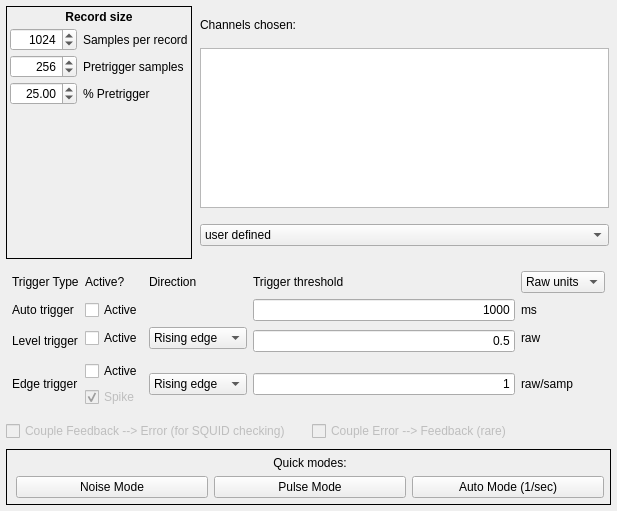
<?xml version="1.0" encoding="UTF-8"?>
<ui version="4.0">
 <class>triggerConfigTab</class>
 <widget class="QWidget" name="triggerConfigTab">
  <property name="geometry">
   <rect>
    <x>0</x>
    <y>0</y>
    <width>617</width>
    <height>511</height>
   </rect>
  </property>
  <property name="sizePolicy">
   <sizepolicy hsizetype="MinimumExpanding" vsizetype="MinimumExpanding">
    <horstretch>0</horstretch>
    <verstretch>0</verstretch>
   </sizepolicy>
  </property>
  <property name="windowTitle">
   <string>Form</string>
  </property>
  <property name="toolTip">
   <string>Units for the trigger thresholds</string>
  </property>
  <layout class="QVBoxLayout" name="verticalLayout">
   <property name="leftMargin">
    <number>6</number>
   </property>
   <property name="topMargin">
    <number>6</number>
   </property>
   <property name="rightMargin">
    <number>6</number>
   </property>
   <property name="bottomMargin">
    <number>6</number>
   </property>
   <item>
    <layout class="QHBoxLayout" name="horizontalLayout">
     <item>
      <widget class="QFrame" name="recordSizeFrame">
       <property name="frameShape">
        <enum>QFrame::Panel</enum>
       </property>
       <layout class="QGridLayout" name="recordDetailLayout">
        <property name="leftMargin">
         <number>3</number>
        </property>
        <property name="topMargin">
         <number>3</number>
        </property>
        <property name="rightMargin">
         <number>3</number>
        </property>
        <property name="bottomMargin">
         <number>3</number>
        </property>
        <property name="horizontalSpacing">
         <number>6</number>
        </property>
        <property name="verticalSpacing">
         <number>4</number>
        </property>
        <item row="2" column="1">
         <widget class="QLabel" name="pretrigLengthLabel">
          <property name="text">
           <string>Pretrigger samples</string>
          </property>
         </widget>
        </item>
        <item row="2" column="0">
         <widget class="QSpinBox" name="pretrigLengthSpinBox">
          <property name="alignment">
           <set>Qt::AlignRight|Qt::AlignTrailing|Qt::AlignVCenter</set>
          </property>
          <property name="keyboardTracking">
           <bool>false</bool>
          </property>
          <property name="minimum">
           <number>3</number>
          </property>
          <property name="maximum">
           <number>65536</number>
          </property>
          <property name="value">
           <number>256</number>
          </property>
         </widget>
        </item>
        <item row="3" column="1">
         <widget class="QLabel" name="pretrigPercentLabel">
          <property name="text">
           <string>% Pretrigger</string>
          </property>
         </widget>
        </item>
        <item row="1" column="1">
         <widget class="QLabel" name="recordLengthLabel">
          <property name="text">
           <string>Samples per record</string>
          </property>
         </widget>
        </item>
        <item row="4" column="0">
         <spacer name="verticalSpacer">
          <property name="orientation">
           <enum>Qt::Vertical</enum>
          </property>
          <property name="sizeHint" stdset="0">
           <size>
            <width>20</width>
            <height>40</height>
           </size>
          </property>
         </spacer>
        </item>
        <item row="1" column="0">
         <widget class="QSpinBox" name="recordLengthSpinBox">
          <property name="toolTip">
           <string>Samples in a record (from 4 to 2^21)</string>
          </property>
          <property name="alignment">
           <set>Qt::AlignRight|Qt::AlignTrailing|Qt::AlignVCenter</set>
          </property>
          <property name="keyboardTracking">
           <bool>false</bool>
          </property>
          <property name="minimum">
           <number>4</number>
          </property>
          <property name="maximum">
           <number>2097172</number>
          </property>
          <property name="value">
           <number>1024</number>
          </property>
         </widget>
        </item>
        <item row="3" column="0">
         <widget class="QDoubleSpinBox" name="pretrigPercentSpinBox">
          <property name="alignment">
           <set>Qt::AlignRight|Qt::AlignTrailing|Qt::AlignVCenter</set>
          </property>
          <property name="keyboardTracking">
           <bool>false</bool>
          </property>
          <property name="maximum">
           <double>100.000000000000000</double>
          </property>
          <property name="value">
           <double>25.000000000000000</double>
          </property>
         </widget>
        </item>
        <item row="0" column="0" colspan="2">
         <widget class="QLabel" name="label_19">
          <property name="font">
           <font>
            <weight>75</weight>
            <bold>true</bold>
           </font>
          </property>
          <property name="text">
           <string>Record size</string>
          </property>
          <property name="alignment">
           <set>Qt::AlignCenter</set>
          </property>
         </widget>
        </item>
       </layout>
      </widget>
     </item>
     <item>
      <layout class="QVBoxLayout" name="channelsChosenLayout">
       <property name="leftMargin">
        <number>2</number>
       </property>
       <property name="topMargin">
        <number>2</number>
       </property>
       <property name="rightMargin">
        <number>2</number>
       </property>
       <property name="bottomMargin">
        <number>2</number>
       </property>
       <item>
        <widget class="QLabel" name="channelsChosenLabel">
         <property name="sizePolicy">
          <sizepolicy hsizetype="Preferred" vsizetype="Fixed">
           <horstretch>0</horstretch>
           <verstretch>0</verstretch>
          </sizepolicy>
         </property>
         <property name="text">
          <string>Channels chosen:</string>
         </property>
        </widget>
       </item>
       <item>
        <widget class="QPlainTextEdit" name="channelsChosenEdit">
         <property name="sizePolicy">
          <sizepolicy hsizetype="MinimumExpanding" vsizetype="MinimumExpanding">
           <horstretch>0</horstretch>
           <verstretch>0</verstretch>
          </sizepolicy>
         </property>
         <property name="minimumSize">
          <size>
           <width>160</width>
           <height>20</height>
          </size>
         </property>
         <property name="maximumSize">
          <size>
           <width>16777215</width>
           <height>160</height>
          </size>
         </property>
         <property name="sizeIncrement">
          <size>
           <width>0</width>
           <height>0</height>
          </size>
         </property>
         <property name="baseSize">
          <size>
           <width>160</width>
           <height>40</height>
          </size>
         </property>
         <property name="tabChangesFocus">
          <bool>true</bool>
         </property>
        </widget>
       </item>
       <item>
        <widget class="QComboBox" name="channelChooserBox">
         <property name="toolTip">
          <string>Fill the channel list (above) with standard groupings</string>
         </property>
         <property name="currentIndex">
          <number>0</number>
         </property>
         <item>
          <property name="text">
           <string>user defined</string>
          </property>
         </item>
         <item>
          <property name="text">
           <string>All channels</string>
          </property>
         </item>
         <item>
          <property name="text">
           <string>FB channels</string>
          </property>
         </item>
         <item>
          <property name="text">
           <string>Err channels</string>
          </property>
         </item>
        </widget>
       </item>
      </layout>
     </item>
    </layout>
   </item>
   <item>
    <widget class="QFrame" name="triggerDetailsGroup">
     <property name="enabled">
      <bool>true</bool>
     </property>
     <property name="frameShape">
      <enum>QFrame::NoFrame</enum>
     </property>
     <layout class="QGridLayout" name="gridLayout">
      <property name="leftMargin">
       <number>6</number>
      </property>
      <property name="topMargin">
       <number>6</number>
      </property>
      <property name="rightMargin">
       <number>6</number>
      </property>
      <property name="bottomMargin">
       <number>6</number>
      </property>
      <property name="verticalSpacing">
       <number>6</number>
      </property>
      <item row="5" column="0" rowspan="2">
       <widget class="QLabel" name="edgeTrigLabel">
        <property name="text">
         <string>Edge trigger</string>
        </property>
        <property name="alignment">
         <set>Qt::AlignLeading|Qt::AlignLeft|Qt::AlignVCenter</set>
        </property>
        <property name="wordWrap">
         <bool>true</bool>
        </property>
        <property name="margin">
         <number>2</number>
        </property>
       </widget>
      </item>
      <item row="5" column="4" rowspan="2">
       <widget class="QLabel" name="edgeUnitsLabel">
        <property name="text">
         <string>raw/samp</string>
        </property>
       </widget>
      </item>
      <item row="5" column="3" rowspan="2">
       <widget class="QLineEdit" name="edgeEdit">
        <property name="sizePolicy">
         <sizepolicy hsizetype="MinimumExpanding" vsizetype="Fixed">
          <horstretch>0</horstretch>
          <verstretch>0</verstretch>
         </sizepolicy>
        </property>
        <property name="minimumSize">
         <size>
          <width>10</width>
          <height>0</height>
         </size>
        </property>
        <property name="baseSize">
         <size>
          <width>100</width>
          <height>0</height>
         </size>
        </property>
        <property name="toolTip">
         <string>Slope threshhold, in Volts/ms.</string>
        </property>
        <property name="text">
         <string>1</string>
        </property>
        <property name="alignment">
         <set>Qt::AlignRight|Qt::AlignTrailing|Qt::AlignVCenter</set>
        </property>
       </widget>
      </item>
      <item row="1" column="3">
       <widget class="QLineEdit" name="autoTimeEdit">
        <property name="sizePolicy">
         <sizepolicy hsizetype="MinimumExpanding" vsizetype="Fixed">
          <horstretch>0</horstretch>
          <verstretch>0</verstretch>
         </sizepolicy>
        </property>
        <property name="minimumSize">
         <size>
          <width>10</width>
          <height>0</height>
         </size>
        </property>
        <property name="baseSize">
         <size>
          <width>100</width>
          <height>0</height>
         </size>
        </property>
        <property name="toolTip">
         <string>Time between auto triggers (ms)</string>
        </property>
        <property name="text">
         <string>1000</string>
        </property>
        <property name="alignment">
         <set>Qt::AlignRight|Qt::AlignTrailing|Qt::AlignVCenter</set>
        </property>
       </widget>
      </item>
      <item row="1" column="0">
       <widget class="QLabel" name="autoTrigLabel">
        <property name="text">
         <string>Auto trigger</string>
        </property>
        <property name="margin">
         <number>2</number>
        </property>
       </widget>
      </item>
      <item row="6" column="1">
       <widget class="QCheckBox" name="spikeReject">
        <property name="enabled">
         <bool>false</bool>
        </property>
        <property name="toolTip">
         <string>Whether to use the spike-rejection test in the edge trigger algorithm</string>
        </property>
        <property name="text">
         <string>Spike</string>
        </property>
        <property name="checked">
         <bool>true</bool>
        </property>
       </widget>
      </item>
      <item row="2" column="2">
       <widget class="QComboBox" name="levelRiseFallBoth">
        <item>
         <property name="text">
          <string>Rising edge</string>
         </property>
        </item>
        <item>
         <property name="text">
          <string>Falling edge</string>
         </property>
        </item>
        <item>
         <property name="text">
          <string>Either</string>
         </property>
        </item>
       </widget>
      </item>
      <item row="2" column="3" rowspan="2">
       <widget class="QLineEdit" name="levelEdit">
        <property name="sizePolicy">
         <sizepolicy hsizetype="MinimumExpanding" vsizetype="Fixed">
          <horstretch>0</horstretch>
          <verstretch>0</verstretch>
         </sizepolicy>
        </property>
        <property name="minimumSize">
         <size>
          <width>10</width>
          <height>0</height>
         </size>
        </property>
        <property name="baseSize">
         <size>
          <width>100</width>
          <height>0</height>
         </size>
        </property>
        <property name="toolTip">
         <string>Raw or voltage level for the level trigger</string>
        </property>
        <property name="text">
         <string>0.5</string>
        </property>
        <property name="alignment">
         <set>Qt::AlignRight|Qt::AlignTrailing|Qt::AlignVCenter</set>
        </property>
       </widget>
      </item>
      <item row="1" column="4">
       <widget class="QLabel" name="autoUnitsLabel">
        <property name="text">
         <string>ms</string>
        </property>
       </widget>
      </item>
      <item row="2" column="1">
       <widget class="QCheckBox" name="levelTrigActive">
        <property name="toolTip">
         <string>Turn on level trigger for selected channels</string>
        </property>
        <property name="text">
         <string>Active</string>
        </property>
       </widget>
      </item>
      <item row="5" column="2" rowspan="2">
       <widget class="QComboBox" name="edgeRiseFallBoth">
        <property name="toolTip">
         <string>Trigger these channels on rising edges, falling edges, or both</string>
        </property>
        <item>
         <property name="text">
          <string>Rising edge</string>
         </property>
        </item>
        <item>
         <property name="text">
          <string>Falling edge</string>
         </property>
        </item>
        <item>
         <property name="text">
          <string>Either</string>
         </property>
        </item>
        <item>
         <property name="text">
          <string/>
         </property>
        </item>
       </widget>
      </item>
      <item row="5" column="1">
       <widget class="QCheckBox" name="edgeTrigActive">
        <property name="toolTip">
         <string>Turn on edge trigger for selected channels</string>
        </property>
        <property name="text">
         <string>Active</string>
        </property>
       </widget>
      </item>
      <item row="2" column="0" rowspan="2">
       <widget class="QLabel" name="levelTrigLabel">
        <property name="text">
         <string>Level trigger</string>
        </property>
        <property name="margin">
         <number>2</number>
        </property>
       </widget>
      </item>
      <item row="2" column="4">
       <widget class="QLabel" name="levelUnitsLabel">
        <property name="text">
         <string>raw</string>
        </property>
       </widget>
      </item>
      <item row="1" column="1">
       <widget class="QCheckBox" name="autoTrigActive">
        <property name="toolTip">
         <string>Turn on auto-trigger for selected channels</string>
        </property>
        <property name="text">
         <string>Active</string>
        </property>
       </widget>
      </item>
      <item row="0" column="4">
       <widget class="QComboBox" name="levelVoltsRaw">
        <property name="toolTip">
         <string>Change units for trigger thresholds</string>
        </property>
        <property name="currentIndex">
         <number>1</number>
        </property>
        <item>
         <property name="text">
          <string>Volts</string>
         </property>
        </item>
        <item>
         <property name="text">
          <string>Raw units</string>
         </property>
        </item>
       </widget>
      </item>
      <item row="0" column="0">
       <widget class="QLabel" name="label_2">
        <property name="text">
         <string>Trigger Type</string>
        </property>
        <property name="margin">
         <number>-1</number>
        </property>
       </widget>
      </item>
      <item row="0" column="1">
       <widget class="QLabel" name="label_3">
        <property name="text">
         <string>Active?</string>
        </property>
       </widget>
      </item>
      <item row="0" column="3">
       <widget class="QLabel" name="label_4">
        <property name="text">
         <string>Trigger threshold</string>
        </property>
       </widget>
      </item>
      <item row="0" column="2">
       <widget class="QLabel" name="label_5">
        <property name="text">
         <string>Direction</string>
        </property>
       </widget>
      </item>
     </layout>
    </widget>
   </item>
   <item>
    <layout class="QGridLayout" name="couplingGridLayout" columnstretch="0,0" columnminimumwidth="0,0">
     <property name="topMargin">
      <number>2</number>
     </property>
     <property name="bottomMargin">
      <number>2</number>
     </property>
     <item row="0" column="0">
      <widget class="QCheckBox" name="coupleFBToErrCheckBox">
       <property name="enabled">
        <bool>false</bool>
       </property>
       <property name="toolTip">
        <string>If checked, any trigger in a FB channel will also trigger
the corresponding Error chan (Lancero only).</string>
       </property>
       <property name="text">
        <string>Couple Feedback --&gt; Error (for SQUID checking)</string>
       </property>
      </widget>
     </item>
     <item row="0" column="1">
      <widget class="QCheckBox" name="coupleErrToFBCheckBox">
       <property name="enabled">
        <bool>false</bool>
       </property>
       <property name="toolTip">
        <string>If checked, any trigger in an error channel will also
trigger the corresponding FB chan (Lancero only).</string>
       </property>
       <property name="text">
        <string>Couple Error --&gt; Feedback (rare)</string>
       </property>
      </widget>
     </item>
    </layout>
   </item>
   <item>
    <widget class="QFrame" name="triggerLoadSaveFrame">
     <property name="enabled">
      <bool>true</bool>
     </property>
     <property name="frameShape">
      <enum>QFrame::Panel</enum>
     </property>
     <layout class="QGridLayout" name="gridLayout_2">
      <property name="topMargin">
       <number>6</number>
      </property>
      <property name="rightMargin">
       <number>6</number>
      </property>
      <property name="bottomMargin">
       <number>6</number>
      </property>
      <item row="1" column="1">
       <widget class="QPushButton" name="pulseModeButton">
        <property name="enabled">
         <bool>true</bool>
        </property>
        <property name="toolTip">
         <string>Switch to pulse data mode
(keep same edge threshold)</string>
        </property>
        <property name="text">
         <string>Pulse Mode</string>
        </property>
       </widget>
      </item>
      <item row="1" column="2">
       <widget class="QPushButton" name="auto1psModeButton">
        <property name="toolTip">
         <string>Switch to auto data mode (1 trigger/second)</string>
        </property>
        <property name="text">
         <string>Auto Mode (1/sec)</string>
        </property>
       </widget>
      </item>
      <item row="1" column="0">
       <widget class="QPushButton" name="noiseModeButton">
        <property name="toolTip">
         <string>Switch to noise data mode</string>
        </property>
        <property name="text">
         <string>Noise Mode</string>
        </property>
       </widget>
      </item>
      <item row="0" column="1">
       <widget class="QLabel" name="label">
        <property name="text">
         <string>Quick modes:</string>
        </property>
        <property name="alignment">
         <set>Qt::AlignCenter</set>
        </property>
       </widget>
      </item>
     </layout>
    </widget>
   </item>
  </layout>
 </widget>
 <tabstops>
  <tabstop>recordLengthSpinBox</tabstop>
  <tabstop>pretrigLengthSpinBox</tabstop>
  <tabstop>pretrigPercentSpinBox</tabstop>
 </tabstops>
 <resources/>
 <connections>
  <connection>
   <sender>channelChooserBox</sender>
   <signal>currentIndexChanged(int)</signal>
   <receiver>triggerConfigTab</receiver>
   <slot>channelChooserChanged(int)</slot>
   <hints>
    <hint type="sourcelabel">
     <x>609</x>
     <y>309</y>
    </hint>
    <hint type="destinationlabel">
     <x>461</x>
     <y>123</y>
    </hint>
   </hints>
  </connection>
  <connection>
   <sender>coupleFBToErrCheckBox</sender>
   <signal>clicked(bool)</signal>
   <receiver>triggerConfigTab</receiver>
   <slot>checkedCoupleFBErr(bool)</slot>
   <hints>
    <hint type="sourcelabel">
     <x>50</x>
     <y>515</y>
    </hint>
    <hint type="destinationlabel">
     <x>51</x>
     <y>302</y>
    </hint>
   </hints>
  </connection>
  <connection>
   <sender>coupleErrToFBCheckBox</sender>
   <signal>clicked(bool)</signal>
   <receiver>triggerConfigTab</receiver>
   <slot>checkedCoupleErrFB(bool)</slot>
   <hints>
    <hint type="sourcelabel">
     <x>610</x>
     <y>515</y>
    </hint>
    <hint type="destinationlabel">
     <x>401</x>
     <y>349</y>
    </hint>
   </hints>
  </connection>
  <connection>
   <sender>autoTrigActive</sender>
   <signal>clicked()</signal>
   <receiver>triggerConfigTab</receiver>
   <slot>changedAutoTrigConfig()</slot>
   <hints>
    <hint type="sourcelabel">
     <x>163</x>
     <y>382</y>
    </hint>
    <hint type="destinationlabel">
     <x>138</x>
     <y>239</y>
    </hint>
   </hints>
  </connection>
  <connection>
   <sender>autoTimeEdit</sender>
   <signal>editingFinished()</signal>
   <receiver>triggerConfigTab</receiver>
   <slot>changedAutoTrigConfig()</slot>
   <hints>
    <hint type="sourcelabel">
     <x>496</x>
     <y>382</y>
    </hint>
    <hint type="destinationlabel">
     <x>419</x>
     <y>241</y>
    </hint>
   </hints>
  </connection>
  <connection>
   <sender>levelTrigActive</sender>
   <signal>clicked()</signal>
   <receiver>triggerConfigTab</receiver>
   <slot>changedLevelTrigConfig()</slot>
   <hints>
    <hint type="sourcelabel">
     <x>163</x>
     <y>408</y>
    </hint>
    <hint type="destinationlabel">
     <x>106</x>
     <y>240</y>
    </hint>
   </hints>
  </connection>
  <connection>
   <sender>levelEdit</sender>
   <signal>editingFinished()</signal>
   <receiver>triggerConfigTab</receiver>
   <slot>changedLevelTrigConfig()</slot>
   <hints>
    <hint type="sourcelabel">
     <x>496</x>
     <y>409</y>
    </hint>
    <hint type="destinationlabel">
     <x>328</x>
     <y>236</y>
    </hint>
   </hints>
  </connection>
  <connection>
   <sender>edgeEdit</sender>
   <signal>editingFinished()</signal>
   <receiver>triggerConfigTab</receiver>
   <slot>changedEdgeTrigConfig()</slot>
   <hints>
    <hint type="sourcelabel">
     <x>496</x>
     <y>441</y>
    </hint>
    <hint type="destinationlabel">
     <x>299</x>
     <y>283</y>
    </hint>
   </hints>
  </connection>
  <connection>
   <sender>edgeRiseFallBoth</sender>
   <signal>currentIndexChanged(int)</signal>
   <receiver>triggerConfigTab</receiver>
   <slot>changedEdgeTrigConfig()</slot>
   <hints>
    <hint type="sourcelabel">
     <x>289</x>
     <y>445</y>
    </hint>
    <hint type="destinationlabel">
     <x>299</x>
     <y>283</y>
    </hint>
   </hints>
  </connection>
  <connection>
   <sender>edgeTrigActive</sender>
   <signal>clicked()</signal>
   <receiver>triggerConfigTab</receiver>
   <slot>changedEdgeTrigConfig()</slot>
   <hints>
    <hint type="sourcelabel">
     <x>163</x>
     <y>432</y>
    </hint>
    <hint type="destinationlabel">
     <x>299</x>
     <y>283</y>
    </hint>
   </hints>
  </connection>
  <connection>
   <sender>spikeReject</sender>
   <signal>clicked()</signal>
   <receiver>triggerConfigTab</receiver>
   <slot>changedEdgeTrigConfig()</slot>
   <hints>
    <hint type="sourcelabel">
     <x>163</x>
     <y>451</y>
    </hint>
    <hint type="destinationlabel">
     <x>299</x>
     <y>283</y>
    </hint>
   </hints>
  </connection>
  <connection>
   <sender>recordLengthSpinBox</sender>
   <signal>valueChanged(int)</signal>
   <receiver>triggerConfigTab</receiver>
   <slot>changedRecordLength(int)</slot>
   <hints>
    <hint type="sourcelabel">
     <x>86</x>
     <y>54</y>
    </hint>
    <hint type="destinationlabel">
     <x>299</x>
     <y>283</y>
    </hint>
   </hints>
  </connection>
  <connection>
   <sender>pretrigLengthSpinBox</sender>
   <signal>valueChanged(int)</signal>
   <receiver>triggerConfigTab</receiver>
   <slot>editedPretrigLength()</slot>
   <hints>
    <hint type="sourcelabel">
     <x>75</x>
     <y>60</y>
    </hint>
    <hint type="destinationlabel">
     <x>299</x>
     <y>283</y>
    </hint>
   </hints>
  </connection>
  <connection>
   <sender>pretrigPercentSpinBox</sender>
   <signal>valueChanged(double)</signal>
   <receiver>triggerConfigTab</receiver>
   <slot>editedPretrigPercentage()</slot>
   <hints>
    <hint type="sourcelabel">
     <x>75</x>
     <y>93</y>
    </hint>
    <hint type="destinationlabel">
     <x>299</x>
     <y>283</y>
    </hint>
   </hints>
  </connection>
  <connection>
   <sender>levelRiseFallBoth</sender>
   <signal>currentIndexChanged(int)</signal>
   <receiver>triggerConfigTab</receiver>
   <slot>changedLevelTrigConfig()</slot>
   <hints>
    <hint type="sourcelabel">
     <x>289</x>
     <y>412</y>
    </hint>
    <hint type="destinationlabel">
     <x>308</x>
     <y>301</y>
    </hint>
   </hints>
  </connection>
  <connection>
   <sender>levelVoltsRaw</sender>
   <signal>currentIndexChanged(int)</signal>
   <receiver>triggerConfigTab</receiver>
   <slot>changedLevelUnits()</slot>
   <hints>
    <hint type="sourcelabel">
     <x>559</x>
     <y>471</y>
    </hint>
    <hint type="destinationlabel">
     <x>447</x>
     <y>484</y>
    </hint>
   </hints>
  </connection>
 </connections>
 <slots>
  <slot>editedPretrigPercentage()</slot>
  <slot>changedRecordLength(int)</slot>
  <slot>editedPretrigLength()</slot>
  <slot>channelChooserChanged(int)</slot>
  <slot>changedAutoTrigConfig()</slot>
  <slot>changedLevelTrigConfig()</slot>
  <slot>changedLevelUnits()</slot>
  <slot>changedEdgeTrigConfig()</slot>
  <slot>changedNoiseTrigConfig()</slot>
  <slot>checkedCoupleErrFB(bool)</slot>
  <slot>checkedCoupleFBErr(bool)</slot>
  <slot>changedFFTConfig()</slot>
  <slot>stopAllFFT()</slot>
  <slot>changedSpikeReject(bool)</slot>
 </slots>
</ui>
